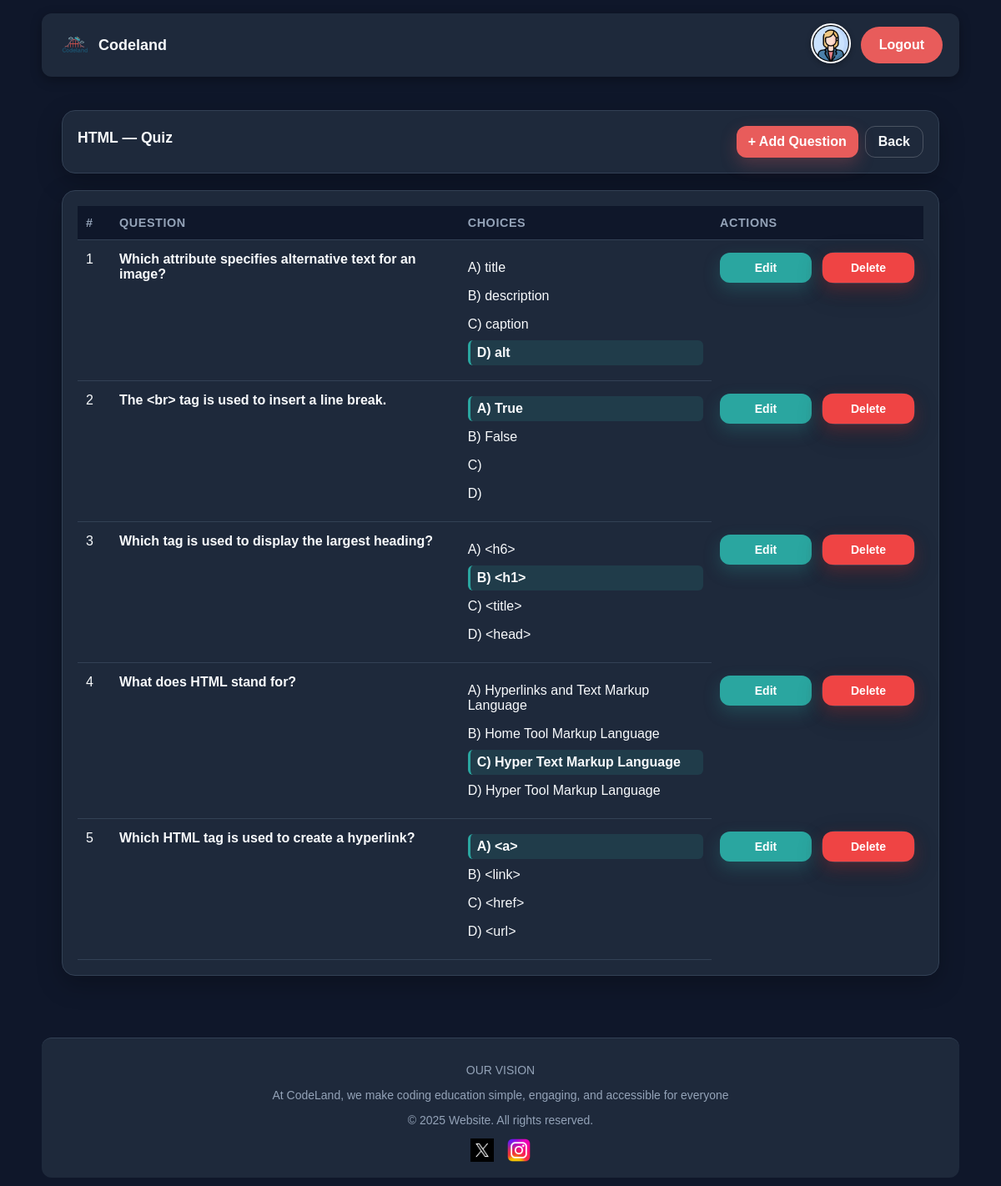
The app's page /quiz.php?quizID=1 (signed in) with its own data.
### tables this page shows
CREATE TABLE `topic` (
  `id` int(11) NOT NULL,
  `topicName` varchar(100) DEFAULT NULL
);

CREATE TABLE `quizquestion` (
  `id` int(11) NOT NULL,
  `quizID` int(11) DEFAULT NULL,
  `question` text,
  `questionFigureFileName` varchar(100) DEFAULT NULL,
  `answerA` text,
  `answerB` text,
  `answerC` text,
  `answerD` text,
  `correctAnswer` enum('A','B','C','D') NOT NULL
);

### Quiz.php (the view, shortened to what this page needs)
<?php
require_once 'db_config.php';
$conn->set_charset('utf8mb4');
function h($v){ return htmlspecialchars((string)$v, ENT_QUOTES, 'UTF-8'); }
$quizID = filter_input(INPUT_GET, 'quizID', FILTER_VALIDATE_INT);
$existsStmt = $conn->prepare("SELECT id, educatorID, topicID FROM quiz WHERE id=?");
$existsStmt->bind_param("i", $quizID);
$existsStmt->execute();
$quizRow = $existsStmt->get_result()->fetch_assoc();
$tStmt = $conn->prepare("SELECT topicName FROM topic WHERE id=?");
$tStmt->bind_param("i", $quizRow['topicID']);
$tStmt->execute();
$tRow = $tStmt->get_result()->fetch_assoc();
$topicName = $tRow['topicName'] ?? 'Untitled';
$defaultAvatar = 'images/educatorUser.jpeg';
$avatar = $defaultAvatar;
$questions = [];
$st = $conn->prepare(
    "SELECT id, question, questionFigureFileName, answerA, answerB, answerC, answerD, correctAnswer
     FROM quizquestion
     WHERE quizID=?
     ORDER BY id DESC"
);
$st->bind_param("i", $quizID);
$st->execute();
$rs = $st->get_result();
while ($r = $rs->fetch_assoc()) {
    $questions[] = $r;
}
?>
<!doctype html>
<html lang="en">
<head>
<link rel="stylesheet" href="H-style.css">
<link rel="stylesheet" href="HF.css">
</head>
<body>
<header class="cl-header">
    <div class="brand">
        <img src="images/logo.png" alt="Logo">
        <span>Codeland</span>
    </div>
    <div class="actions">
        <a href="educator_homepage.php"><img src="<?= h($avatar) ?>" alt="User" class="avatar"></a>
        <a href="logout.php" class="logout-btn">Logout</a>
    </div>
</header>
<div class="container">
    <section class="card page-header" style="display:flex;justify-content:space-between;align-items:center;gap:12px;">
        <div>
            <h1><?= h($topicName) ?> — Quiz</h1>
        </div>
        <div style="display:flex;gap:8px;flex-wrap:wrap;">
            <a class="btn" href="add-question.php?quizID=<?= (int)$quizID ?>">+ Add Question</a>
            <a class="btn-outline" href="educator_homepage.php">Back</a>
        </div>
    </section>
    <?php if (!$questions): ?>
        <section class="card"><p>No questions yet.</p></section>
    <?php else: ?>
        <section class="card">
            <table class="table">
                <thead>
                    <tr>
                        <th style="width:40px">#</th>
                        <th>Question</th>
                        <th>Choices</th>
                        <th style="width:220px">Actions</th>
                    </tr>
                </thead>
                <tbody>
                <?php foreach ($questions as $i => $q): ?>
                <tr>
                    <td><?= $i+1 ?></td>
                    <td>
                        <div><strong><?= h($q['question']) ?></strong></div>
                    </td>
                    <td>
                        <div class="choice-item <?= ($q['correctAnswer'] === 'A') ? 'correct-choice' : '' ?>">A) <?= h($q['answerA']) ?></div>
                        <div class="choice-item <?= ($q['correctAnswer'] === 'B') ? 'correct-choice' : '' ?>">B) <?= h($q['answerB']) ?></div>
                        <div class="choice-item <?= ($q['correctAnswer'] === 'C') ? 'correct-choice' : '' ?>">C) <?= h($q['answerC']) ?></div>
                        <div class="choice-item <?= ($q['correctAnswer'] === 'D') ? 'correct-choice' : '' ?>">D) <?= h($q['answerD']) ?></div>
                    </td>
                    <td>
                        <a class="btn btn-edit" href="edit-question.php?questionID=<?= (int)$q['id'] ?>&quizID=<?= (int)$quizID ?>">Edit</a>
                        <form action="" method="post" style="display:inline;">
                            <button class="btn btn-delete" onclick="return confirm('Delete this question?');">Delete</button>
                        </form>
                    </td>
                </tr>
                <?php endforeach; ?>
                </tbody>
            </table>
        </section>
    <?php endif; ?>
</div>
<footer class="cl-footer">
    <p>OUR VISION</p>
    <p>At CodeLand, we make coding education simple, engaging, and accessible for everyone</p>
    <p>© <span id="year"></span>2025 Website. All rights reserved.</p>
    <div class="social">
        <a href="#"><img src="images/xpng.jpg" alt="Twitter"></a>
        <a href="#"><img src="images/instagram.png" alt="Instagram"></a>
    </div>
</footer>
</body>
</html>

### H-style.css (style rules this page uses)
:root { --brand:#60a5fa; --brand-hover:#3b82f6; --accent:#2dd4bf; --bg:#0f172a; --text:#f8fafc; --muted:#94a3b8; --card:#1e293b; --border:#334155; }
* { box-sizing:border-box; }
html,body { margin:0; padding:0; font-family:Inter,system-ui,-apple-system,Segoe UI,Roboto,Arial,sans-serif; color:var(--text); background:var(--bg); }
.container { max-width: 1100px; margin: 0 auto; padding: 24px; }
.btn { appearance: none; border: 0; background: #e85c5b; color: white; font-weight: 700; padding: 10px 14px; border-radius: 12px; box-shadow: 0 8px 20px rgba(232,92,91,.25); cursor: pointer; transition: .2s; text-decoration: none; font-size: 16px; display: inline-block; }
.btn-outline { appearance: none; border: 1px solid rgba(255,255,255,.2); background: transparent; color: var(--text); font-weight: 600; padding: 9px 15px; border-radius: 12px; cursor: pointer; transition: .2s; text-decoration: none; font-size: 16px; display: inline-block; }
.btn-edit { background: #2aa6a0; padding: 10px 14px; font-size: 14px; appearance: none; border: 0; color: white; font-weight: 700; border-radius: 12px; box-shadow: 0 8px 20px rgba(42,166,160,.25); cursor: pointer; transition: .2s; text-decoration: none; display: inline-block; min-width: 110px; text-align: center; }
.btn-delete { background: #ef4444; padding: 10px 14px; font-size: 14px; appearance: none; border: 0; color: white; font-weight: 700; border-radius: 12px; box-shadow: 0 8px 20px rgba(239,68,68,.25); cursor: pointer; transition: .2s; text-decoration: none; display: inline-block; min-width: 110px; text-align: center; }
.table td form { display: inline-block; margin: 0; padding: 0; }
.table td:last-child { display: flex; gap: 12px; align-items: center; }
form { background: var(--card); border: 1px solid var(--border); border-radius: 16px; padding: 18px; box-shadow: 0 10px 30px rgba(0,0,0,.25); }
.page-header { background: var(--card); border-radius: 16px; padding: 18px; box-shadow: 0 10px 30px rgba(0,0,0,.25); border: 1px solid var(--border); margin-bottom: 16px; display: flex; align-items: center; justify-content: space-between; gap: 16px; }
.page-header h1 { color: var(--text); font-size: 1.1rem; margin: 0 0 10px 0; }
.table { width: 100%; border-collapse: collapse; }
.table th, .table td { padding: 12px 10px; border-bottom: 1px solid var(--border); text-align: left; vertical-align: top; }
.table tr { height: auto; vertical-align: top; }
.table td { padding-top: 14px; padding-bottom: 14px; }
.table th { font-size: .9rem; color: var(--muted); text-transform: uppercase; letter-spacing: .04em; font-weight: 600; background: var(--bg); }
.table td { color: var(--text); }
.choice-item { padding: 6px 0; margin: 4px 0; }
.correct-choice { background: rgba(42,166,160,.15); border-left: 3px solid #2aa6a0; padding: 6px 8px; margin: 4px 0; border-radius: 6px; font-weight: 600; }
.card { background: var(--card); border: 1px solid var(--border); padding: 18px; border-radius: 16px; box-shadow: 0 10px 30px rgba(0,0,0,.25); margin-bottom: 20px; }
h1, h2 { margin: 8px 0 14px; }
h1 { font-size: 28px; }
td:last-child::after, td:last-child::before { content: none !important; }
td:last-child { box-shadow: none !important; }
.table td:last-child { border-bottom: none !important; }

### records on screen
topic: topicName "HTML"
quizquestion: question "Which attribute specifies alternative text for an image?", answerA "title", answerB "description", answerC "caption", answerD "alt"
quizquestion: question "The <br> tag is used to insert a line break.", answerA "True", answerB "False"
quizquestion: question "Which tag is used to display the largest heading?", answerA "<h6>", answerB "<h1>", answerC "<title>", answerD "<head>"
quizquestion: question "What does HTML stand for?", answerA "Hyperlinks and Text Markup Language", answerB "Home Tool Markup Language", answerC "Hyper Text Markup Language", answerD "Hyper Tool Markup Language"
quizquestion: question "Which HTML tag is used to create a hyperlink?", answerA "<a>", answerB "<link>", answerC "<href>", answerD "<url>"
